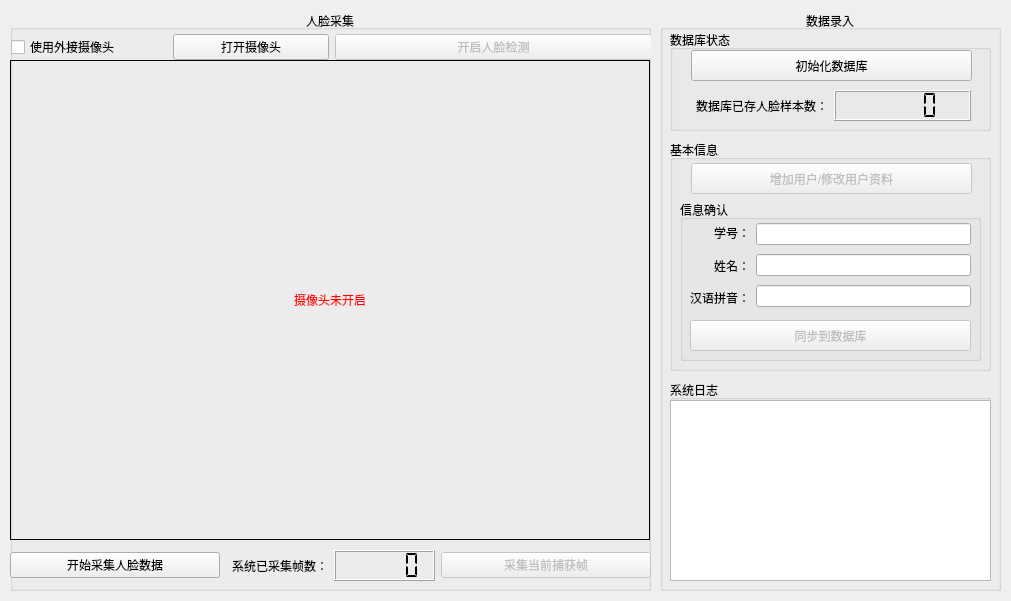
<?xml version="1.0" encoding="UTF-8"?>
<ui version="4.0">
 <class>dataRecordUI</class>
 <widget class="QWidget" name="dataRecordUI">
  <property name="geometry">
   <rect>
    <x>0</x>
    <y>0</y>
    <width>1011</width>
    <height>601</height>
   </rect>
  </property>
  <property name="windowTitle">
   <string>OpenCV Face Recognition System - DataRecord</string>
  </property>
  <widget class="QGroupBox" name="faceRecordGroupBox">
   <property name="geometry">
    <rect>
     <x>10</x>
     <y>10</y>
     <width>641</width>
     <height>581</height>
    </rect>
   </property>
   <property name="title">
    <string>人脸采集</string>
   </property>
   <property name="alignment">
    <set>Qt::AlignCenter</set>
   </property>
   <property name="flat">
    <bool>false</bool>
   </property>
   <widget class="QLabel" name="faceDetectCaptureLabel">
    <property name="geometry">
     <rect>
      <x>0</x>
      <y>50</y>
      <width>640</width>
      <height>480</height>
     </rect>
    </property>
    <property name="frameShape">
     <enum>QFrame::Box</enum>
    </property>
    <property name="text">
     <string>&lt;font color=red&gt;摄像头未开启&lt;/font&gt;</string>
    </property>
    <property name="alignment">
     <set>Qt::AlignCenter</set>
    </property>
   </widget>
   <widget class="QWidget" name="layoutWidget_2">
    <property name="geometry">
     <rect>
      <x>0</x>
      <y>540</y>
      <width>641</width>
      <height>31</height>
     </rect>
    </property>
    <layout class="QHBoxLayout" name="faceRecordHorizontalLayout">
     <item>
      <widget class="QPushButton" name="startFaceRecordButton">
       <property name="enabled">
        <bool>true</bool>
       </property>
       <property name="text">
        <string>开始采集人脸数据</string>
       </property>
      </widget>
     </item>
     <item>
      <layout class="QHBoxLayout" name="faceRecordCountHorizontalLayout">
       <item>
        <widget class="QLabel" name="faceRecordCountLabel">
         <property name="text">
          <string>系统已采集帧数：</string>
         </property>
         <property name="alignment">
          <set>Qt::AlignRight|Qt::AlignTrailing|Qt::AlignVCenter</set>
         </property>
        </widget>
       </item>
       <item>
        <widget class="QLCDNumber" name="faceRecordCountLcdNum">
         <property name="segmentStyle">
          <enum>QLCDNumber::Flat</enum>
         </property>
        </widget>
       </item>
      </layout>
     </item>
     <item>
      <widget class="QPushButton" name="enableFaceRecordButton">
       <property name="enabled">
        <bool>false</bool>
       </property>
       <property name="text">
        <string>采集当前捕获帧</string>
       </property>
      </widget>
     </item>
    </layout>
   </widget>
   <widget class="QWidget" name="layoutWidget">
    <property name="geometry">
     <rect>
      <x>1</x>
      <y>21</y>
      <width>641</width>
      <height>32</height>
     </rect>
    </property>
    <layout class="QHBoxLayout" name="controlHorizontalLayout">
     <item>
      <layout class="QHBoxLayout" name="webcamHorizontalLayout">
       <item>
        <widget class="QCheckBox" name="useExternalCameraCheckBox">
         <property name="text">
          <string>使用外接摄像头</string>
         </property>
        </widget>
       </item>
       <item>
        <widget class="QPushButton" name="startWebcamButton">
         <property name="text">
          <string>打开摄像头</string>
         </property>
        </widget>
       </item>
      </layout>
     </item>
     <item>
      <widget class="QPushButton" name="enableFaceDetectButton">
       <property name="enabled">
        <bool>false</bool>
       </property>
       <property name="text">
        <string>开启人脸检测</string>
       </property>
      </widget>
     </item>
    </layout>
   </widget>
   <zorder>layoutWidget_2</zorder>
   <zorder>faceDetectCaptureLabel</zorder>
   <zorder>layoutWidget</zorder>
  </widget>
  <widget class="QGroupBox" name="dataGroupBox">
   <property name="geometry">
    <rect>
     <x>660</x>
     <y>10</y>
     <width>341</width>
     <height>581</height>
    </rect>
   </property>
   <property name="title">
    <string>数据录入</string>
   </property>
   <property name="alignment">
    <set>Qt::AlignCenter</set>
   </property>
   <widget class="QGroupBox" name="userInfoGroupBox">
    <property name="geometry">
     <rect>
      <x>10</x>
      <y>130</y>
      <width>321</width>
      <height>231</height>
     </rect>
    </property>
    <property name="title">
     <string>基本信息</string>
    </property>
    <widget class="QGroupBox" name="infoConfirmGroupBox">
     <property name="geometry">
      <rect>
       <x>10</x>
       <y>60</y>
       <width>301</width>
       <height>161</height>
      </rect>
     </property>
     <property name="title">
      <string>信息确认</string>
     </property>
     <widget class="QWidget" name="layoutWidget_3">
      <property name="geometry">
       <rect>
        <x>10</x>
        <y>20</y>
        <width>281</width>
        <height>91</height>
       </rect>
      </property>
      <layout class="QHBoxLayout" name="infoConfirmHorizontalLayout">
       <item>
        <layout class="QVBoxLayout" name="keyVerticalLayout">
         <item>
          <widget class="QLabel" name="stuIDLabel">
           <property name="frameShape">
            <enum>QFrame::NoFrame</enum>
           </property>
           <property name="text">
            <string>学号：</string>
           </property>
           <property name="alignment">
            <set>Qt::AlignRight|Qt::AlignTrailing|Qt::AlignVCenter</set>
           </property>
          </widget>
         </item>
         <item>
          <widget class="QLabel" name="cnNameLabel">
           <property name="frameShape">
            <enum>QFrame::NoFrame</enum>
           </property>
           <property name="text">
            <string>姓名：</string>
           </property>
           <property name="alignment">
            <set>Qt::AlignRight|Qt::AlignTrailing|Qt::AlignVCenter</set>
           </property>
          </widget>
         </item>
         <item>
          <widget class="QLabel" name="enNameLabel">
           <property name="frameShape">
            <enum>QFrame::NoFrame</enum>
           </property>
           <property name="text">
            <string>汉语拼音：</string>
           </property>
           <property name="alignment">
            <set>Qt::AlignRight|Qt::AlignTrailing|Qt::AlignVCenter</set>
           </property>
          </widget>
         </item>
        </layout>
       </item>
       <item>
        <layout class="QVBoxLayout" name="valueVerticalLayout">
         <item>
          <widget class="QLineEdit" name="stuIDLineEdit">
           <property name="focusPolicy">
            <enum>Qt::StrongFocus</enum>
           </property>
           <property name="readOnly">
            <bool>true</bool>
           </property>
          </widget>
         </item>
         <item>
          <widget class="QLineEdit" name="cnNameLineEdit">
           <property name="focusPolicy">
            <enum>Qt::StrongFocus</enum>
           </property>
           <property name="readOnly">
            <bool>true</bool>
           </property>
          </widget>
         </item>
         <item>
          <widget class="QLineEdit" name="enNameLineEdit">
           <property name="focusPolicy">
            <enum>Qt::StrongFocus</enum>
           </property>
           <property name="readOnly">
            <bool>true</bool>
           </property>
          </widget>
         </item>
        </layout>
       </item>
      </layout>
     </widget>
     <widget class="QPushButton" name="migrateToDbButton">
      <property name="enabled">
       <bool>false</bool>
      </property>
      <property name="geometry">
       <rect>
        <x>10</x>
        <y>120</y>
        <width>281</width>
        <height>31</height>
       </rect>
      </property>
      <property name="text">
       <string>同步到数据库</string>
      </property>
      <property name="autoDefault">
       <bool>false</bool>
      </property>
     </widget>
    </widget>
    <widget class="QPushButton" name="addOrUpdateUserInfoButton">
     <property name="enabled">
      <bool>false</bool>
     </property>
     <property name="geometry">
      <rect>
       <x>21</x>
       <y>23</y>
       <width>281</width>
       <height>31</height>
      </rect>
     </property>
     <property name="text">
      <string>增加用户/修改用户资料</string>
     </property>
     <property name="autoDefault">
      <bool>false</bool>
     </property>
    </widget>
   </widget>
   <widget class="QGroupBox" name="logGroupBox">
    <property name="geometry">
     <rect>
      <x>10</x>
      <y>370</y>
      <width>321</width>
      <height>201</height>
     </rect>
    </property>
    <property name="title">
     <string>系统日志</string>
    </property>
    <widget class="QTextEdit" name="logTextEdit">
     <property name="geometry">
      <rect>
       <x>0</x>
       <y>20</y>
       <width>321</width>
       <height>181</height>
      </rect>
     </property>
    </widget>
   </widget>
   <widget class="QGroupBox" name="dbGroupBox">
    <property name="geometry">
     <rect>
      <x>10</x>
      <y>20</y>
      <width>321</width>
      <height>101</height>
     </rect>
    </property>
    <property name="title">
     <string>数据库状态</string>
    </property>
    <widget class="QWidget" name="layoutWidget_4">
     <property name="geometry">
      <rect>
       <x>20</x>
       <y>60</y>
       <width>281</width>
       <height>31</height>
      </rect>
     </property>
     <layout class="QHBoxLayout" name="dbUserCountHorizontalLayout">
      <item>
       <widget class="QLabel" name="dbUserCountLabel">
        <property name="text">
         <string>数据库已存人脸样本数：</string>
        </property>
        <property name="alignment">
         <set>Qt::AlignRight|Qt::AlignTrailing|Qt::AlignVCenter</set>
        </property>
       </widget>
      </item>
      <item>
       <widget class="QLCDNumber" name="dbUserCountLcdNum">
        <property name="segmentStyle">
         <enum>QLCDNumber::Flat</enum>
        </property>
       </widget>
      </item>
     </layout>
    </widget>
    <widget class="QPushButton" name="initDbButton">
     <property name="geometry">
      <rect>
       <x>21</x>
       <y>20</y>
       <width>281</width>
       <height>31</height>
      </rect>
     </property>
     <property name="text">
      <string>初始化数据库</string>
     </property>
    </widget>
   </widget>
  </widget>
 </widget>
 <resources/>
 <connections/>
</ui>
